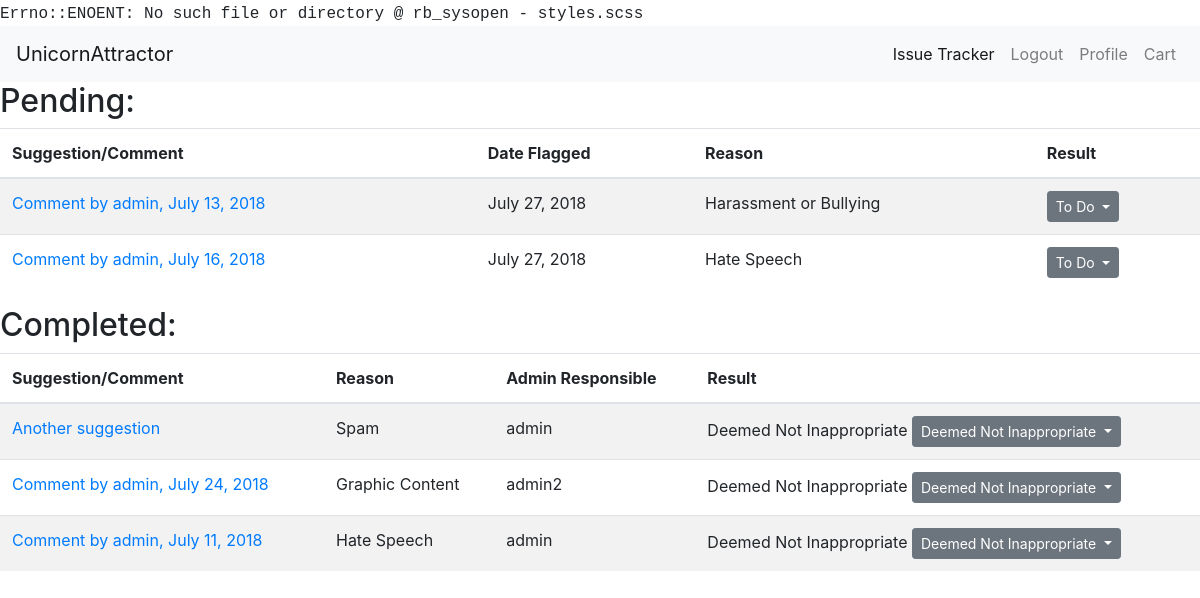
Page /suggestions/flags (signed in) on the committed database.
### usersuggestions/models.py (models this page shows, shortened)
class Flag(models.Model):
    flagged_item_choices = ((1, "comment"), (2, 'suggestion'))
    reason_choices = ((0, "Spam"), (1, "Hate Speech"), (2, "Graphic Content"), (3, "Harassment or Bullying"))
    result_choices = ((True, 'Deemed Inappropriate'), (False, 'Deemed Not Inappropriate'), (None, "To Do"))
    flagged_item_type = models.PositiveSmallIntegerField(choices=flagged_item_choices, null=False)
    flagged_by = models.ForeignKey(User, null=False, on_delete=models.PROTECT)
    suggestion = models.ForeignKey(Suggestion, null=True, blank=True, on_delete=models.SET_NULL)
    comment = models.ForeignKey(Comment, null=True, blank=True, on_delete=models.SET_NULL)
    reason = models.PositiveSmallIntegerField(choices=reason_choices, null=False, blank=False)
    date_time_marked = models.DateTimeField(auto_now_add=True)
    responsible_admin = models.ForeignKey(User, related_name="admin_assigned", null=True, blank=True,
                                       on_delete=models.PROTECT)
    result = models.NullBooleanField(blank=True, null=True, choices=result_choices)

class Comment(models.Model):
    user = models.ForeignKey(User, null=False, on_delete=models.PROTECT)
    suggestion = models.ForeignKey(Suggestion, null=False, on_delete=models.CASCADE)
    admin_page_comment = models.BooleanField(blank=False, default=False)
    comment = RichTextUploadingField()
    date_time = models.DateTimeField(auto_now_add=True)

class Suggestion(models.Model):
    suggestion_choices = ((True, 'Feature'), (False, 'Bug Fix'))
    is_feature = models.BooleanField(blank=False, default=False, choices=suggestion_choices)
    user = models.ForeignKey(User, null=False, on_delete=models.PROTECT)
    title = models.CharField(max_length=200, blank=False)
    details = RichTextUploadingField()
    date_time = models.DateTimeField(auto_now_add=True)
    delay_submission = models.BooleanField(null=False, blank=True, default=False)

### accounts/models.py (models this page shows)
class User(AbstractUser):
    USERNAME_FIELD = "email"
    email = models.EmailField(('email address'), blank=False, unique=True)
    REQUIRED_FIELDS = []
    def __str__(self):
        return self.username

### usersuggestions/views.py (the view)
@login_required()
def render_flags_page(request):
    if not request.user.is_staff:
        return redirect("issue_tracker")
    flags = Flag.objects.all()
    return render(request, "view_flags.html", {"flags": flags})

### market/cart.py (called while the page is built)
    def __len__(self):
        return sum(item['quantity'] for item in self.cart.values())

### market/contexts.py (called while the page is built)
def cart(request):
    return {'cart': Cart(request)}

### usersuggestions/templates/view_flags.html (shortened to what this page needs)
{% extends 'base.html' %} {% block title %}Flags{% endblock %} {% block content %}
<h2> Pending:</h2>
<table class="table table-striped">
    <thead>
        <tr>
            <th scope="col">Suggestion/Comment</th>
            <th scope="col">Date Flagged</th>
            <th scope="col">Reason</th>
            <th scope="col">Result</th>
        </tr>
    </thead>
    <tbody>
        {% for flag in flags %} {% if flag.result == None %}
        <tr>
            <td>
                {% if flag.flagged_item_type == 1 %}
                <a href="{% url 'view_suggestion' flag.comment.suggestion.id %}#{{ flag.comment.id }}" target="_blank">Comment by {{ flag.comment.user }}, {{ flag.comment.date_time.date }}</a> {% else %}
                <a href="{% url 'view_suggestion' flag.suggestion.id %}" target="_blank">{{ flag.suggestion.title }}</a> {% endif %}
            </td>
            <td>{{ flag.date_time_marked.date }}</td>
            <td>{{ flag.get_reason_display }}</td>
            <td>
                <button id="flagResultButtonGroup" type="button" class="btn btn-sm btn-secondary dropdown-toggle" data-toggle="dropdown" aria-haspopup="true" aria-expanded="false">
     To Do
    </button>
            </td>
        </tr>
        {% endif %} {% endfor %}
    </tbody>
</table>
<h2>Completed:</h2>
<table class="table table-striped">
    <thead>
        <tr>
            <th scope="col">Suggestion/Comment</th>
            <th scope="col">Reason</th>
            <th scope="col">Admin Responsible</th>
            <th scope="col">Result</th>
        </tr>
    </thead>
    <tbody>
        {% for flag in flags %}
        {% if flag.result is not None %}
        <tr>
            <td>
                {% if flag.flagged_item_type == 1 %}
                <a href="{% url 'view_suggestion' flag.comment.suggestion.id %}#{{ flag.comment.id }}" target="_blank">Comment by {{ flag.comment.user }}, {{ flag.comment.date_time.date }}</a> {% else %}
                <a href="{% url 'view_suggestion' flag.suggestion.id %}" target="_blank">{{ flag.suggestion.title }}</a> {% endif %}
            </td>
         <td>{{ flag.get_reason_display }}</td>
             <td>{{ flag.responsible_admin }}</td>
            <td>  {{ flag.get_result_display }}
                <button id="flagResultButtonGroup" type="button" class="btn btn-sm btn-secondary dropdown-toggle" data-toggle="dropdown" aria-haspopup="true" aria-expanded="false">
     {{ flag.get_result_display }}
    </button>
            </td>
        </tr>
        {% endif %}
        {% endfor %}
    </tbody>
{% endblock %}

### styles.css (style rules this page uses)
body:before { white-space: pre; font-family: monospace; content: "Errno::ENOENT: No such file or directory @ rb_sysopen - styles.scss"; }

### rows in the picture
Flag: comment.user "admin", comment.date_time "July 13, 2018", date_time_marked "July 27, 2018", reason "Harassment or Bullying"
Flag: comment.user "admin", comment.date_time "July 16, 2018", date_time_marked "July 27, 2018", reason "Hate Speech"
Flag: suggestion "Another suggestion", reason "Spam", responsible_admin "admin", result "Deemed Not Inappropriate"
Flag: comment.user "admin", comment.date_time "July 24, 2018", reason "Graphic Content", responsible_admin "admin2", result "Deemed Not Inappropriate"
Flag: comment.user "admin", comment.date_time "July 11, 2018", reason "Hate Speech", responsible_admin "admin", result "Deemed Not Inappropriate"
